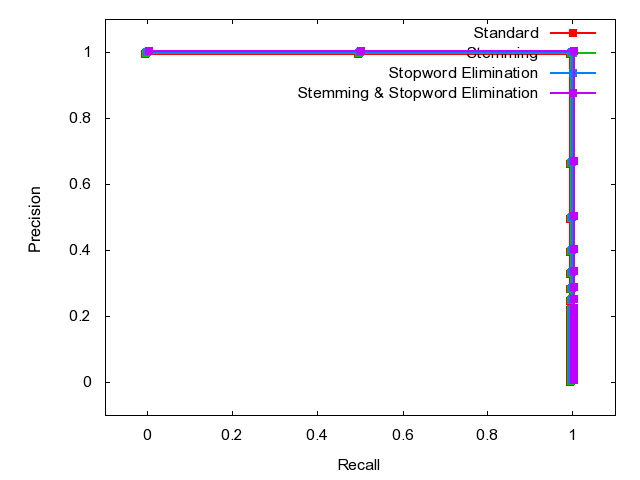

Recreate this plot in gnuplot.

	set terminal png
	set output 'Q8.png'
	set ylabel 'Precision'
	set xlabel 'Recall'
	set xrange [-0.1:1.1]
	set yrange [-0.1:1.1]
	plot 'Q8.dat' index 0 using 1:2 w linespoints lw 2 pt 5 title 'Standard', \
'Q8.dat' index 1 using 1:2 w linespoints lw 2 pt 5 title 'Stemming', \
'Q8.dat' index 2 using 1:2 w linespoints lw 2 pt 5 title 'Stopword Elimination', \
'Q8.dat' index 3 using 1:2 w linespoints lw 2 pt 5 title 'Stemming & Stopword Elimination'
